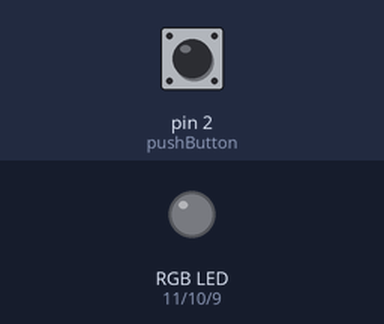
This sketch was run on a simulated Arduino Uno, built with avr-gcc and run on an emulated ATmega328P. On the bench: an RGB LED mixed from three pins (HIGH = lit). The inputs (shaded band) are chosen by the test bench; at power-on: pin 2 (pushButton) LOW. What the sketch prints to the serial monitor is not drawn.

Above: at 1.2 s.
1.3 s: pin 2 (pushButton) pulled HIGH for 0.15 s
At 2.2 s:
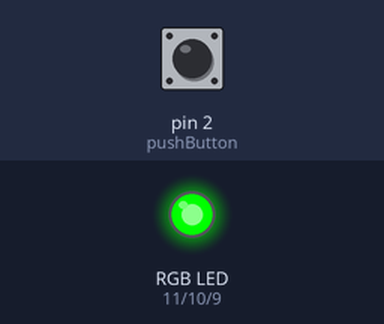
2.9 s: pin 2 (pushButton) pulled HIGH for 1 s
At 3.5 s:
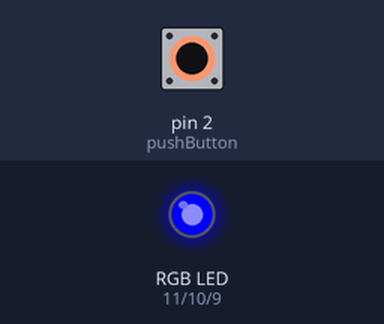
5.4 s: pin 2 (pushButton) pulled HIGH for 0.15 s
At 6.5 s:
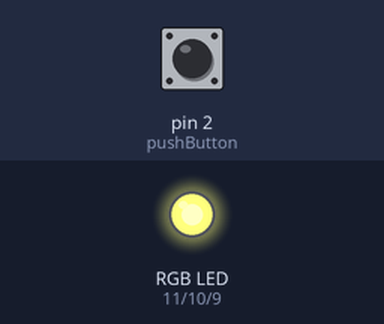
7.0 s: pin 2 (pushButton) pulled HIGH for 3.2 s
At 7.8 s:
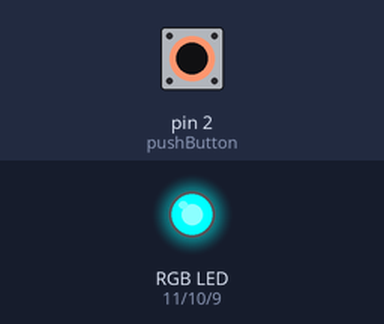
11.7 s: pin 2 (pushButton) pulled HIGH for 0.15 s
At 12.5 s:
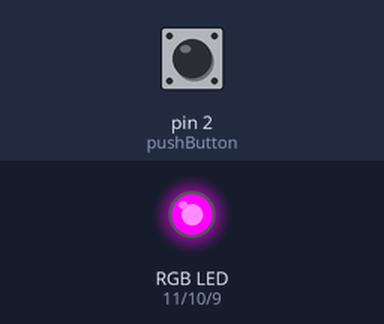
13.3 s: pin 2 (pushButton) pulled HIGH for 1 s
At 13.7 s:
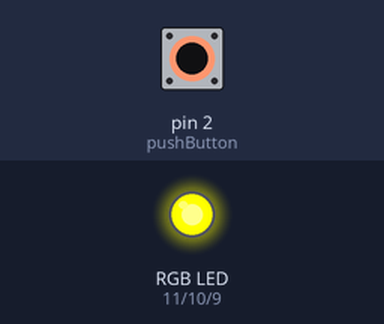
Timing chart, 0 to 16.3 s (numbered marks = the images above; inputs shaded):
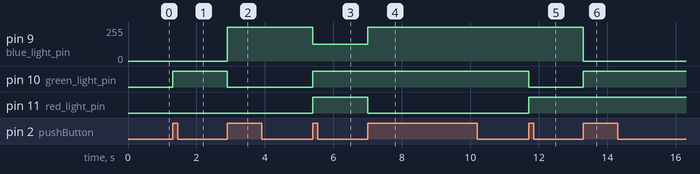

The sketch:

ledrgb.ino
```cpp
int red_light_pin= 11;
int green_light_pin = 10;
int blue_light_pin = 9;
int prev_state = 0;
int color = 0; //module 8 gets the color
int colors[8][3] = {{255,0,0},{0,255,0},{0,0,255},{255,255,125},{0,255,255},{255,0,255},{255,255,0},{255,255,255}};
int pushButton = 2;
void setup() {
  pinMode(red_light_pin, OUTPUT);
  pinMode(green_light_pin, OUTPUT);
  pinMode(blue_light_pin, OUTPUT);
  // initialize serial communication at 9600 bits per second:
  Serial.begin(9600);
  // make the pushbutton's pin an input:
  pinMode(pushButton, INPUT);
}
void loop() {
  // read the input pin:
  int button_state = digitalRead(pushButton);

  if(prev_state != button_state && button_state == 1){
    color++;
    RGB_color(colors[color%8][0], colors[color%8][1], colors[color%8][2]);
  }
  // print out the state of the button:
  Serial.println(button_state);
  prev_state = button_state;
}
void RGB_color(int red_light_value, int green_light_value, int blue_light_value)
 {
  analogWrite(red_light_pin, red_light_value);
  analogWrite(green_light_pin, green_light_value);
  analogWrite(blue_light_pin, blue_light_value);
}
```

Measured:
- after the input at 1.3 s, pin 10 (green_light_pin): LOW → HIGH at once
- after the input at 2.9 s, pin 9 (blue_light_pin): 0/255 → 255/255 at once; pin 10 (green_light_pin): HIGH → LOW at once
- after the input at 5.4 s, pin 9 (blue_light_pin): 255/255 → 125/255 at once; pin 10 (green_light_pin), pin 11 (red_light_pin): LOW → HIGH at once
- after the input at 7.0 s, pin 9 (blue_light_pin): 125/255 → 255/255 at once; pin 11 (red_light_pin): HIGH → LOW at once
- after the input at 11.7 s, pin 10 (green_light_pin): HIGH → LOW at once; pin 11 (red_light_pin): LOW → HIGH at once
- after the input at 13.3 s, pin 9 (blue_light_pin): 255/255 → 0/255 at once; pin 10 (green_light_pin): LOW → HIGH at once
